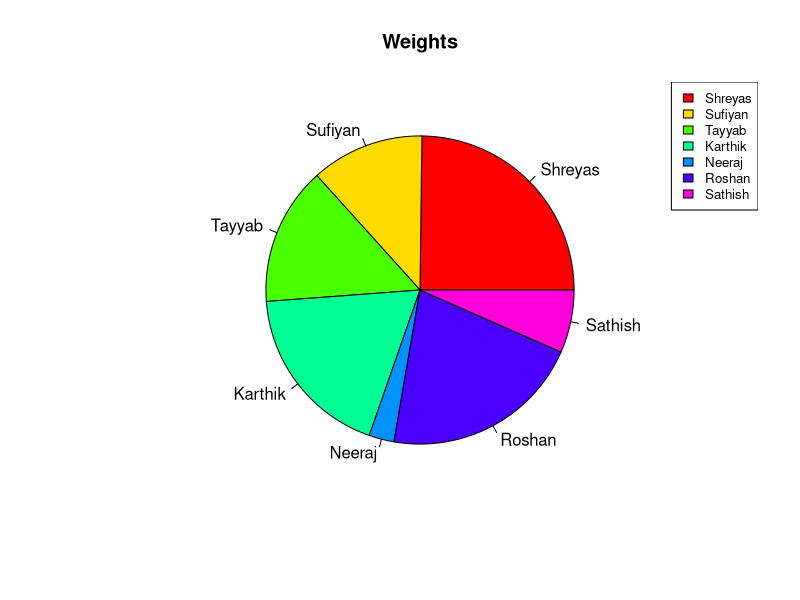

Here is the R script that generated this plot:
w=c(94,45,55,70,10,80,25)
n=c("Shreyas","Sufiyan","Tayyab","Karthik","Neeraj","Roshan","Sathish")
pie(w,labels=n,radius=0.8,main="Weights",col=rainbow(7))
legend("topright",cex=0.8,n,fill=rainbow(7))